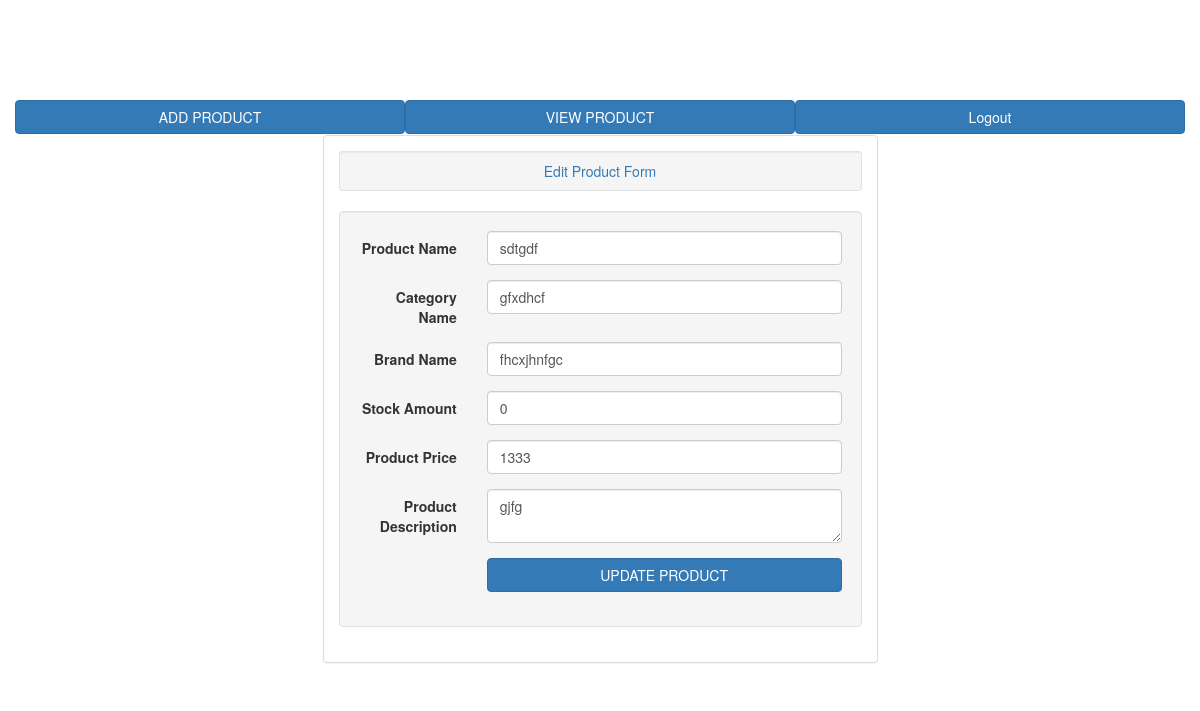
Screenshot of /edit_product.php?product_id=1 with the database file from the repository.
### tables this page shows
CREATE TABLE IF NOT EXISTS `tbl_product` (
`product_id` int(7) NOT NULL,
  `product_name` varchar(100) NOT NULL,
  `category_name` varchar(100) NOT NULL,
  `brand_name` varchar(100) NOT NULL,
  `stock_amount` int(100) NOT NULL,
  `product_price` int(100) NOT NULL,
  `product_description` varchar(300) NOT NULL
);

### classes/product.php (called while the page is built, shortened)
<?php
class Product{
    private $db_con;
    public function __construct() {
        $host_name="localhost";
        $user_name='root';
        $password='';
        $db_name='db_shop';
        $this->db_con=mysqli_connect($host_name, $user_name, $password, $db_name);
    }
    public function select_product_info_by_id($product_id) {
        $sql="SELECT * FROM tbl_product WHERE product_id='$product_id' ";
        if ( mysqli_query($this->db_con, $sql) ) {
            $query_result=mysqli_query($this->db_con, $sql);
            return $query_result;
        } else {
            die('Query problem'.  mysqli_error($this->db_con));
        }
    }
}

### edit_product.php (the view, shortened to what this page needs)
<?php
    $product_id=$_GET['product_id'];
    require './classes/product.php';
    $obj_product=new Product();
    $query_result=$obj_product->select_product_info_by_id($product_id);
    $product_info=mysqli_fetch_assoc($query_result);
?>
<!DOCTYPE HTML>
<html>
    <head>
        <link rel="stylesheet" href="css/bootstrap.min.css">
    </head>
    <body>
        <div class="container">
            <div class="row">
                <div class="col-lg-12 text-center text-primary" style="height: 100px;">
                </div>
            </div>
            <div class="row">
                <div class="col-lg-4" style="height: 35px; padding: 0px;">
                    <a href="add_product.php" class="btn btn-primary btn-block">ADD PRODUCT</a>
                </div>
                <div class="col-lg-4" style="height: 35px; padding: 0px;">
                    <a href="view_product.php" class="btn btn-primary btn-block">VIEW PRODUCT</a>
                </div>
                <div class="col-lg-4" style="height: 35px; padding: 0px;">
                    <a href="?status=logout" class="btn btn-primary btn-block">Logout</a>
                </div>
            </div>
            <div class="row">
                <div class="col-lg-12" style="height: 450px;">
                    <div class="row">
                        <div class="col-lg-offset-3 col-lg-6">
                            <div class="panel panel-default">
                                <div class="panel-body">
                                    <div class="well well-sm text-primary text-center">
                                       Edit Product Form
                                    </div>
                                    <div class="well">
                                        <form name="edit_product_form" class="form-horizontal" role='form' action="" method="post">
                                            <div class="form-group">
                                                <label class="control-label col-lg-3">Product Name</label>
                                                <div class="col-lg-9">
                                                    <input type="text" name="product_name" value="<?php echo $product_info['product_name']; ?>" class="form-control">
                                                </div>
                                            </div>
                                            <div class="form-group">
                                                <label class="control-label col-lg-3">Category Name</label>
                                                <div class="col-lg-9">
                                                    <input type="text" name="category_name" value="<?php echo $product_info['category_name']; ?>" class="form-control">
                                                </div>
                                            </div>
                                            <div class="form-group">
                                                <label class="control-label col-lg-3">Brand Name</label>
                                                <div class="col-lg-9">
                                                    <input type="text" name="brand_name" value="<?php echo $product_info['brand_name']; ?>" class="form-control">
                                                </div>
                                            </div>
                                            <div class="form-group">
                                                <label class="control-label col-lg-3">Stock Amount</label>
                                                <div class="col-lg-9">
                                                    <input type="text" name="stock_amount" value="<?php echo $product_info['stock_amount']; ?>" class="form-control">
                                                </div>
                                            </div>
                                            <div class="form-group">
                                                <label class="control-label col-lg-3">Product Price</label>
                                                <div class="col-lg-9">
                                                    <input type="text" name="product_price" value="<?php echo $product_info['product_price']; ?>" class="form-control">
                                                </div>
                                            </div>
                                            <div class="form-group">
                                                <label class="control-label col-lg-3">Product Description</label>
                                                <div class="col-lg-9">
                                                    <textarea name="product_description" class="form-control" style="resize: vertical;"><?php echo $product_info['product_description']; ?></textarea>
                                                </div>
                                            </div>
                                            <div class="form-group">
                                                <div class="col-lg-offset-3 col-lg-9">
                                                    <input type="submit" name="btn" value="UPDATE PRODUCT" class="btn btn-primary btn-block">
                                                </div>
                                            </div>
                                        </form>
                                    </div>
                                </div>
                            </div>
                        </div>
                    </div>
                </div>
            </div>
            <div class="row">
                <div class="col-lg-12" style="height: 30px;"></div>
            </div>
        </div>
    </body>
</html>

### rows the page displays
tbl_product: product_name "sdtgdf", category_name "gfxdhcf", brand_name "fhcxjhnfgc", stock_amount "0", product_price "1333", product_description "gjfg"
